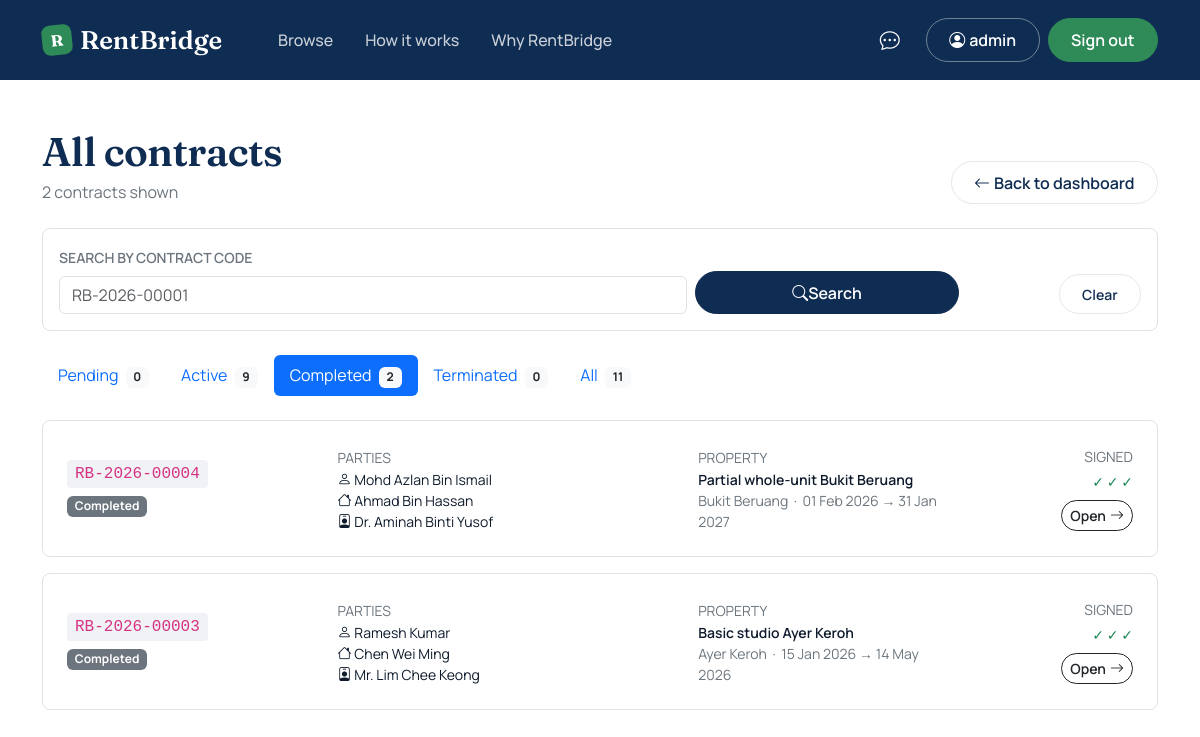
Before: /admin/contracts.php?status=completed (signed in) with the older database file.
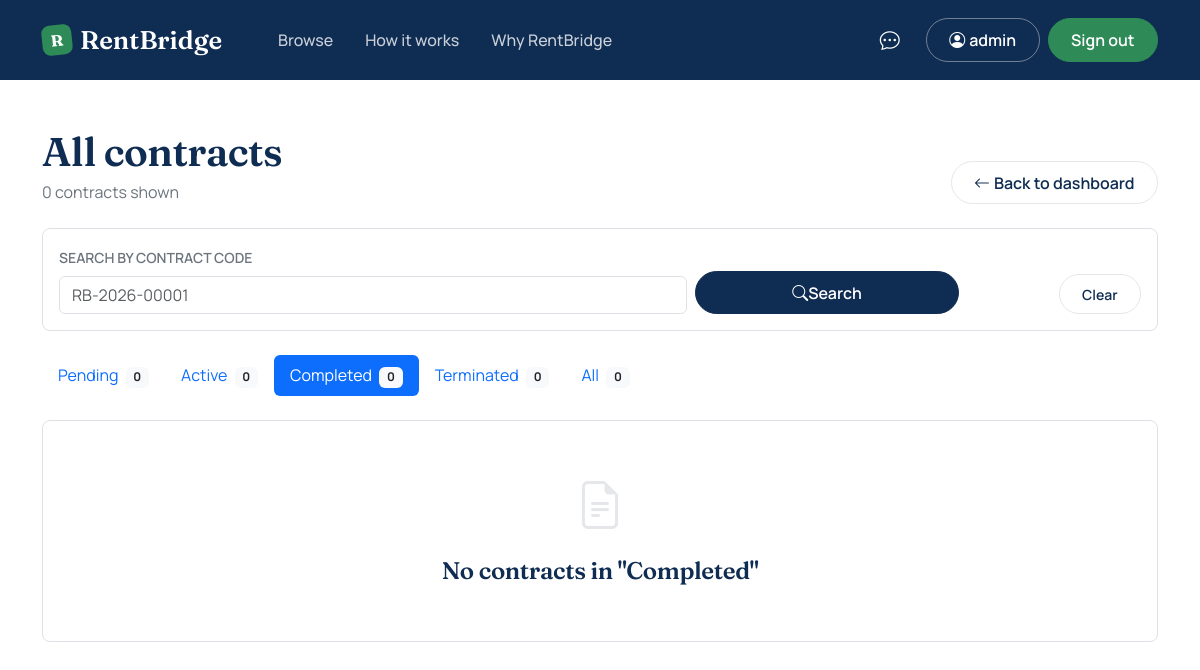
After: the same page with the newer database file.
### tables this page shows
CREATE TABLE `users` (
  `id` int(11) NOT NULL,
  `email` varchar(120) NOT NULL,
  `password_hash` varchar(255) NOT NULL,
  `primary_role` enum('student','landlord','agent','admin') NOT NULL,
  `status` enum('active','pending','suspended','rejected') NOT NULL DEFAULT 'active',
  `last_used_role` enum('student','landlord','agent','admin') DEFAULT NULL,
  `created_at` timestamp NOT NULL DEFAULT current_timestamp(),
  `updated_at` timestamp NOT NULL DEFAULT current_timestamp() ON UPDATE current_timestamp()
);

CREATE TABLE `contracts` (
  `id` int(11) NOT NULL,
  `contract_code` varchar(20) NOT NULL COMMENT 'e.g. RB-2026-00001',
  `tenancy_id` int(11) NOT NULL,
  `student_id` int(11) NOT NULL,
  `landlord_id` int(11) NOT NULL,
  `agent_id` int(11) NOT NULL,
  `property_id` int(11) NOT NULL,
  `start_date` date NOT NULL,
  `end_date` date NOT NULL,
  `monthly_rent` decimal(8,2) NOT NULL,
  `deposit` decimal(8,2) NOT NULL,
  `terms` text NOT NULL COMMENT 'Standard tenancy terms (Markdown)',
  `student_signature` varchar(255) DEFAULT NULL,
  `student_signed_at` timestamp NULL DEFAULT NULL,
  `student_sign_ip` varchar(45) DEFAULT NULL,
  `landlord_signature` varchar(255) DEFAULT NULL,
  `landlord_signed_at` timestamp NULL DEFAULT NULL,
  `landlord_sign_ip` varchar(45) DEFAULT NULL,
  `agent_signature` varchar(255) DEFAULT NULL,
  `agent_signed_at` timestamp NULL DEFAULT NULL,
  `agent_sign_ip` varchar(45) DEFAULT NULL,
  `contract_pdf_path` varchar(255) DEFAULT NULL,
  `generated_pdf_path` varchar(255) DEFAULT NULL,
  `generated_at` timestamp NULL DEFAULT NULL,
  `generated_by` int(11) DEFAULT NULL,
  `signed_pdf_path` varchar(255) DEFAULT NULL,
  `signed_uploaded_at` timestamp NULL DEFAULT NULL,
  `signed_uploaded_by` int(11) DEFAULT NULL,
  `doc_hash` varchar(64) DEFAULT NULL,
  `upload_method` enum('generated','external_upload','legacy_canvas') NOT NULL DEFAULT 'generated',
  `status` enum('pending_signatures','active','completed','terminated') NOT NULL DEFAULT 'pending_signatures',
  `activated_at` timestamp NULL DEFAULT NULL,
  `created_at` timestamp NOT NULL DEFAULT current_timestamp()
);

CREATE TABLE `students` (
  `user_id` int(11) NOT NULL,
  `full_name` varchar(150) NOT NULL,
  `preferred_name` varchar(50) NOT NULL DEFAULT '',
  `avatar_path` varchar(255) DEFAULT NULL,
  `matric_no` varchar(20) NOT NULL,
  `ic_no` varchar(20) NOT NULL DEFAULT '',
  `university` varchar(80) NOT NULL DEFAULT 'UTeM',
  `phone` varchar(20) NOT NULL,
  `allow_whatsapp` tinyint(1) NOT NULL DEFAULT 0,
  `looking_for_housing` tinyint(1) NOT NULL DEFAULT 0,
  `housing_pref_city` varchar(80) DEFAULT NULL,
  `housing_pref_max_rent` decimal(8,2) DEFAULT NULL,
  `housing_pref_move_in` date DEFAULT NULL,
  `housing_bio` varchar(255) DEFAULT NULL
);

CREATE TABLE `landlords` (
  `user_id` int(11) NOT NULL,
  `full_name` varchar(150) NOT NULL,
  `preferred_name` varchar(50) NOT NULL DEFAULT '',
  `avatar_path` varchar(255) DEFAULT NULL,
  `ic_no` varchar(20) NOT NULL,
  `phone` varchar(20) NOT NULL,
  `allow_whatsapp` tinyint(1) NOT NULL DEFAULT 0,
  `address` varchar(255) DEFAULT NULL,
  `verified` tinyint(1) NOT NULL DEFAULT 0
);

CREATE TABLE `agents` (
  `user_id` int(11) NOT NULL,
  `full_name` varchar(150) NOT NULL,
  `avatar_path` varchar(255) DEFAULT NULL,
  `preferred_name` varchar(50) NOT NULL DEFAULT '',
  `staff_id` varchar(20) NOT NULL,
  `department` varchar(80) NOT NULL,
  `phone` varchar(20) NOT NULL,
  `allow_whatsapp` tinyint(1) NOT NULL DEFAULT 0,
  `availability` enum('available','busy','off_duty') NOT NULL DEFAULT 'available',
  `max_caseload` int(11) NOT NULL DEFAULT 5,
  `current_caseload` int(11) NOT NULL DEFAULT 0
);

CREATE TABLE `properties` (
  `id` int(11) NOT NULL,
  `landlord_id` int(11) NOT NULL,
  `title` varchar(150) NOT NULL,
  `property_type` enum('room','studio','whole_unit') NOT NULL,
  `address` text NOT NULL,
  `city` varchar(80) NOT NULL,
  `postcode` varchar(10) NOT NULL,
  `state` varchar(50) NOT NULL DEFAULT 'Melaka',
  `latitude` decimal(10,7) DEFAULT NULL,
  `longitude` decimal(10,7) DEFAULT NULL,
  `maps_url` varchar(500) DEFAULT NULL,
  `monthly_rent` decimal(8,2) NOT NULL,
  `deposit` decimal(8,2) NOT NULL DEFAULT 0.00,
  `description` text DEFAULT NULL,
  `facilities` text DEFAULT NULL,
  `furnishing` enum('none','partial','full') NOT NULL DEFAULT 'partial',
  `status` enum('pending_approval','available','reserved','rented','hidden','rejected') NOT NULL DEFAULT 'pending_approval',
  `assigned_agent_id` int(11) DEFAULT NULL,
  `agent_assigned_at` timestamp NULL DEFAULT NULL,
  `agent_status` enum('pending','inspecting','accepted','rejected','timeout') DEFAULT NULL,
  `inspection_completed_at` datetime DEFAULT NULL,
  `inspection_scheduled_at` datetime DEFAULT NULL,
  `inspection_access_method` varchar(50) DEFAULT NULL,
  `inspection_access_detail` text DEFAULT NULL,
  `assignment_round` int(11) NOT NULL DEFAULT 0,
  `viewing_mode` enum('landlord_led','agent_led','either') NOT NULL DEFAULT 'either',
  `agent_verified_at` timestamp NULL DEFAULT NULL,
  `agent_verified_by` int(11) DEFAULT NULL,
  `created_at` timestamp NOT NULL DEFAULT current_timestamp(),
  `updated_at` timestamp NOT NULL DEFAULT current_timestamp() ON UPDATE current_timestamp()
);

### includes/auth.php (called while the page is built, shortened)
<?php
function e(?string $value): string {
    return htmlspecialchars($value ?? '', ENT_QUOTES | ENT_HTML5, 'UTF-8');
}
function is_logged_in(): bool {
    return isset($_SESSION['user_id']);
}
function current_user_id(): ?int {
    return $_SESSION['user_id'] ?? null;
}
function current_role(): ?string {
    return $_SESSION['role'] ?? null;
}
function current_user_display_name(): string {
    $userId = current_user_id();
    $role   = current_role();
    $pdo = db();
    $name = null;
    try {
        if (!$name) {
            $stmt = $pdo->prepare('SELECT email FROM users WHERE id = ? LIMIT 1');
            $stmt->execute([$userId]);
            $email = $stmt->fetchColumn();
            $name  = $email ? explode('@', $email)[0] : 'User';
        }
    } catch (Throwable $e) {
        $name = 'User';
    }
    $cache = derive_first_name(trim($name));
    return $cache;
}
function derive_first_name(string $fullName): string {
    $words = preg_split('/\s+/', $fullName);
    $count = count($words);
    if ($count === 1) return $words[0];
    return $words[$count - 2] . ' ' . $words[$count - 1];
}

### admin/contracts.php (the view, shortened to what the rows shown need)
<?php
require_once __DIR__ . '/../includes/auth.php';
$pdo = db();
$filter = $_GET['status'] ?? 'pending_signatures';
$search = trim($_GET['q'] ?? '');
$where = '1=1';
$params = [];
if ($filter !== 'all') {
    $where .= ' AND c.status = ?';
    $params[] = $filter;
}
$stmt = $pdo->prepare("
    SELECT c.id, c.contract_code, c.status, c.contract_pdf_path,
           c.created_at, c.activated_at,
           c.student_signed_at, c.landlord_signed_at, c.agent_signed_at,
           c.start_date, c.end_date, c.monthly_rent,
           p.title          AS property_title,
           p.city           AS property_city,
           s.full_name      AS student_name,
           l.full_name      AS landlord_name,
           a.full_name      AS agent_name
      FROM contracts c
      JOIN properties p ON p.id = c.property_id
      JOIN students   s ON s.user_id = c.student_id
      JOIN landlords  l ON l.user_id = c.landlord_id
      JOIN agents     a ON a.user_id = c.agent_id
     WHERE $where
     ORDER BY
       CASE WHEN c.status = 'pending_signatures' THEN 0 ELSE 1 END,
       c.created_at DESC
");
$stmt->execute($params);
$contracts = $stmt->fetchAll();
function contract_status_badge(string $status): array {
    return match ($status) {
        'pending_signatures' => ['Pending signatures', 'warning'],
        'active'             => ['Active',             'success'],
        'completed'          => ['Completed',          'secondary'],
        'terminated'         => ['Terminated',         'danger'],
        default              => [ucfirst($status),     'secondary'],
    };
}
function pretty_filter(string $s): string {
    return match ($s) {
        'pending_signatures' => 'Pending',
        'all'                => 'All',
        default              => ucfirst($s),
    };
}
?>
<!DOCTYPE html>
<html lang="en">
<head>
    <link href="https://cdn.jsdelivr.net/npm/bootstrap@5.3.3/dist/css/bootstrap.min.css" rel="stylesheet">
    <link href="https://cdn.jsdelivr.net/npm/bootstrap-icons@1.11.3/font/bootstrap-icons.min.css" rel="stylesheet">
    <link href="../assets/css/style.css" rel="stylesheet">
</head>
<body>
<?php include '../includes/header.php'; ?>
<div class="container py-5">
    <div class="d-flex justify-content-between align-items-end mb-4">
        <div>
            <h1 class="mb-1">All contracts</h1>
        </div>
    </div>
    <?php if (empty($contracts)): ?>
        <div class="text-center py-5 bg-white rounded-3 border">
            <i class="bi bi-file-earmark-text" style="font-size: 3rem; color: var(--rb-line);"></i>
            <h4 class="mt-3">No contracts <?= $search !== '' ? 'match your search' : 'in "' . e(pretty_filter($filter)) . '"' ?></h4>
        </div>
    <?php else: ?>
        <div class="row g-3">
            <?php foreach ($contracts as $c):
                [$label, $color] = contract_status_badge($c['status']);
                $isPending = $c['status'] === 'pending_signatures';
            ?>
                <div class="col-12">
                    <div class="bg-white border rounded-3 p-4 <?= $isPending ? 'tenancy-row--urgent' : '' ?>">
                        <div class="row g-3 align-items-center">
                            <div class="col-md-3">
                                <div class="d-flex align-items-center gap-2 mb-1">
                                    <code class="fs-6"><?= e($c['contract_code']) ?></code>
                                </div>
                                <span class="badge bg-<?= $color ?>"><?= e($label) ?></span>
                            </div>
                            <div class="col-md-4">
                                <small class="text-secondary text-uppercase">Parties</small>
                                <div class="small">
                                    <div><i class="bi bi-person"></i> <?= e($c['student_name']) ?></div>
                                    <div><i class="bi bi-house"></i> <?= e($c['landlord_name']) ?></div>
                                    <div><i class="bi bi-person-badge"></i> <?= e($c['agent_name']) ?></div>
                                </div>
                            </div>
                            <div class="col-md-3">
                                <small class="text-secondary text-uppercase">Property</small>
                                <div class="small fw-semibold"><?= e($c['property_title']) ?></div>
                                <div class="text-secondary small">
                                    <?= e($c['property_city']) ?>
                                    &nbsp;·&nbsp;
                                    <?= e(date('d M Y', strtotime($c['start_date']))) ?> →
                                    <?= e(date('d M Y', strtotime($c['end_date']))) ?>
                                </div>
                            </div>
                            <div class="col-md-2 text-md-end">
                                <small class="text-secondary text-uppercase d-block mb-1">Signed</small>
                                <div class="mb-2 small">
                                    <span class="<?= !empty($c['student_signed_at'])  ? 'text-success' : 'text-secondary' ?>" title="Student"><?= !empty($c['student_signed_at'])  ? '✓' : '○' ?></span>
                                    <span class="<?= !empty($c['landlord_signed_at']) ? 'text-success' : 'text-secondary' ?>" title="Landlord"><?= !empty($c['landlord_signed_at']) ? '✓' : '○' ?></span>
                                    <span class="<?= !empty($c['agent_signed_at'])    ? 'text-success' : 'text-secondary' ?>" title="Agent"><?= !empty($c['agent_signed_at'])    ? '✓' : '○' ?></span>
                                </div>
                                <div class="d-flex gap-1 justify-content-md-end">
                                    <a href="/rentbridge/contracts/view.php?id=<?= (int)$c['id'] ?>"
                                       class="btn btn-sm btn-outline-dark">
                                        Open <i class="bi bi-arrow-right ms-1"></i>
                                    </a>
                                </div>
                            </div>
                        </div>
                    </div>
                </div>
            <?php endforeach; ?>
        </div>
    <?php endif; ?>
</div>
</body>
</html>

### includes/header.php (shortened to what the rows shown need)
<?php
require_once __DIR__ . '/auth.php';
?>
<nav class="rb-navbar navbar navbar-expand-lg">
    <div class="container">
        <div class="collapse navbar-collapse" id="rbNav">
            <div class="d-flex gap-2">
                <?php if (is_logged_in()): ?>
                    <a class="btn btn-outline-light" href="/rentbridge/<?= e(current_role()) ?>/dashboard.php">
                        <i class="bi bi-person-circle me-1"></i> <?= e(current_user_display_name()) ?>
                    </a>
                    <a class="btn btn-success" href="/rentbridge/auth/logout.php">
                        Sign out
                    </a>
                <?php else: ?>
                    <a class="btn btn-success" href="/rentbridge/auth/login.php">Log in</a>
                    <a class="btn btn-outline-light" href="/rentbridge/auth/register.php">Register</a>
                <?php endif; ?>
            </div>
        </div>
    </div>
</nav>

Changed rows visible on the page:
removed contracts: contract_code "RB-2026-00004", label "Completed", students.full_name "Mohd Azlan Bin Ismail", landlords.full_name "Ahmad Bin Hassan", agents.full_name "Dr. Aminah Binti Yusof", property.title "Partial whole-unit Bukit Beruang", property.city "Bukit Beruang", start_date "01 Feb 2026", end_date "31 Jan 2027"
removed contracts: contract_code "RB-2026-00003", label "Completed", students.full_name "Ramesh Kumar", landlords.full_name "Chen Wei Ming", agents.full_name "Mr. Lim Chee Keong", property.title "Basic studio Ayer Keroh", property.city "Ayer Keroh", start_date "15 Jan 2026", end_date "14 May 2026"
Other visible differences:
count($contracts): "2" → "0"
pretty_filter($filter): (not shown) → "Completed"
new list line: "Active 0"
new list line: "Completed 0"
new list line: "All 0"
text now shown: "No contracts in \" \""
list line gone: "Active 9"
list line gone: "Completed 2"
list line gone: "All 11"
